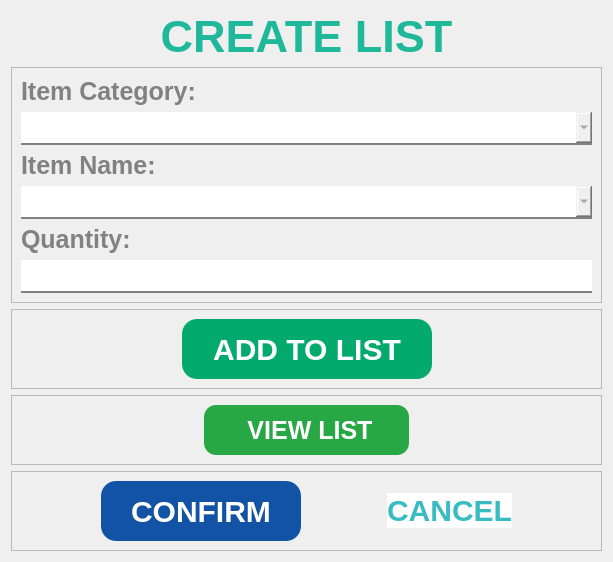
     <widget class="QWidget" name="page_5">
      <layout class="QVBoxLayout" name="verticalLayout_4">
       <item>
        <widget class="QLabel" name="label_10">
         <property name="minimumSize">
          <size>
           <width>0</width>
           <height>50</height>
          </size>
         </property>
         <property name="maximumSize">
          <size>
           <width>16777215</width>
           <height>50</height>
          </size>
         </property>
         <property name="styleSheet">
          <string notr="true">font-family: Segoe UI;
font-weight: bold;
color: #1FB89B;
font-size: 45px;
border-color: white;</string>
         </property>
         <property name="text">
          <string>CREATE LIST</string>
         </property>
         <property name="alignment">
          <set>Qt::AlignCenter</set>
         </property>
        </widget>
       </item>
       <item>
        <widget class="QFrame" name="frame_13">
         <property name="frameShape">
          <enum>QFrame::StyledPanel</enum>
         </property>
         <property name="frameShadow">
          <enum>QFrame::Raised</enum>
         </property>
         <layout class="QVBoxLayout" name="verticalLayout_9">
          <item>
           <widget class="QLabel" name="label_20">
            <property name="maximumSize">
             <size>
              <width>16777215</width>
              <height>50</height>
             </size>
            </property>
            <property name="styleSheet">
             <string notr="true">font-family: Segoe UI;
				font-weight: bold;
				color: #818181;
				font-size: 25px;

border-radius: 0px;
border-color: white;
border-width: 0px;</string>
            </property>
            <property name="text">
             <string>Item Category:</string>
            </property>
           </widget>
          </item>
          <item>
           <widget class="QComboBox" name="add_list_categoryBox">
            <property name="cursor">
             <cursorShape>PointingHandCursor</cursorShape>
            </property>
            <property name="styleSheet">
             <string notr="true">QComboBox {
				font-family: Segoe UI;
				font-weight: bold;
				color: #818181;
				font-size: 25px;
                border: none;
                border-bottom: 2px solid #818181;
            }

QComboBox::hover{
color: #565656;
border-bottom: 2px solid #565656;
}

</string>
            </property>
           </widget>
          </item>
          <item>
           <widget class="QLabel" name="label_21">
            <property name="maximumSize">
             <size>
              <width>16777215</width>
              <height>50</height>
             </size>
            </property>
            <property name="styleSheet">
             <string notr="true">font-family: Segoe UI;
				font-weight: bold;
				color: #818181;
				font-size: 25px;

border-radius: 0px;
border-color: white;
border-width: 0px;</string>
            </property>
            <property name="text">
             <string>Item Name:</string>
            </property>
           </widget>
          </item>
          <item>
           <widget class="QComboBox" name="add_list_itemBox">
            <property name="cursor">
             <cursorShape>PointingHandCursor</cursorShape>
            </property>
            <property name="styleSheet">
             <string notr="true">QComboBox {
				font-family: Segoe UI;
				font-weight: bold;
				color: #818181;
				font-size: 25px;
                border: none;
                border-bottom: 2px solid #818181;
            }

QComboBox::hover{
color: #565656;
border-bottom: 2px solid #565656;
}

</string>
            </property>
           </widget>
          </item>
          <item>
           <widget class="QLabel" name="label_62">
            <property name="styleSheet">
             <string notr="true">font-family: Segoe UI;
				font-weight: bold;
				color: #818181;
				font-size: 25px;

border-radius: 0px;
border-color: white;
border-width: 0px;</string>
            </property>
            <property name="text">
             <string>Quantity:</string>
            </property>
           </widget>
          </item>
          <item>
           <widget class="QLineEdit" name="add_quantityBox">
            <property name="styleSheet">
             <string notr="true">QLineEdit {
				font-family: Segoe UI;
				font-weight: bold;
				color: #818181;
				font-size: 25px;
                border: none;
                border-bottom: 2px solid #818181;
            }

QLineEdit::hover{
color: #565656;
border-bottom: 2px solid #565656;
}

</string>
            </property>
           </widget>
          </item>
         </layout>
        </widget>
       </item>
       <item>
        <widget class="QFrame" name="frame_9">
         <property name="maximumSize">
          <size>
           <width>16777215</width>
           <height>80</height>
          </size>
         </property>
         <property name="frameShape">
          <enum>QFrame::StyledPanel</enum>
         </property>
         <property name="frameShadow">
          <enum>QFrame::Raised</enum>
         </property>
         <layout class="QHBoxLayout" name="horizontalLayout_6">
          <item>
           <spacer name="horizontalSpacer_10">
            <property name="orientation">
             <enum>Qt::Horizontal</enum>
            </property>
            <property name="sizeHint" stdset="0">
             <size>
              <width>151</width>
              <height>20</height>
             </size>
            </property>
           </spacer>
          </item>
          <item>
           <widget class="QPushButton" name="add_list_btn">
            <property name="minimumSize">
             <size>
              <width>250</width>
              <height>60</height>
             </size>
            </property>
            <property name="cursor">
             <cursorShape>PointingHandCursor</cursorShape>
            </property>
            <property name="styleSheet">
             <string notr="true">QPushButton{
background-color: #04AA6D;
color: white;
font-family: Segoe UI;
font-weight: bold;
font-size: 30px;
border-radius: 15px;
}

QPushButton::hover{
text-decoration: underline;
background-color: #026641;
}</string>
            </property>
            <property name="text">
             <string>ADD TO LIST</string>
            </property>
           </widget>
          </item>
          <item>
           <spacer name="horizontalSpacer_11">
            <property name="orientation">
             <enum>Qt::Horizontal</enum>
            </property>
            <property name="sizeHint" stdset="0">
             <size>
              <width>150</width>
              <height>20</height>
             </size>
            </property>
           </spacer>
          </item>
         </layout>
        </widget>
       </item>
       <item>
        <widget class="QFrame" name="frame_15">
         <property name="frameShape">
          <enum>QFrame::StyledPanel</enum>
         </property>
         <property name="frameShadow">
          <enum>QFrame::Raised</enum>
         </property>
         <layout class="QHBoxLayout" name="horizontalLayout_10">
          <item>
           <spacer name="horizontalSpacer_21">
            <property name="orientation">
             <enum>Qt::Horizontal</enum>
            </property>
            <property name="sizeHint" stdset="0">
             <size>
              <width>183</width>
              <height>20</height>
             </size>
            </property>
           </spacer>
          </item>
          <item>
           <widget class="QPushButton" name="check_list_btn">
            <property name="minimumSize">
             <size>
              <width>205</width>
              <height>50</height>
             </size>
            </property>
            <property name="cursor">
             <cursorShape>PointingHandCursor</cursorShape>
            </property>
            <property name="styleSheet">
             <string notr="true">QPushButton{
background-color: #28a745;
color: white;
font-family: Segoe UI;
font-weight: bold;
font-size: 25px;
border-radius: 12px;
}

QPushButton::hover{
text-decoration: underline;
background-color: #218838;
}</string>
            </property>
            <property name="text">
             <string> VIEW LIST</string>
            </property>
            <property name="icon">
             <iconset>
              <normaloff>images/ICON_VIEW.png</normaloff>images/ICON_VIEW.png</iconset>
            </property>
            <property name="iconSize">
             <size>
              <width>25</width>
              <height>25</height>
             </size>
            </property>
           </widget>
          </item>
          <item>
           <spacer name="horizontalSpacer_22">
            <property name="orientation">
             <enum>Qt::Horizontal</enum>
            </property>
            <property name="sizeHint" stdset="0">
             <size>
              <width>183</width>
              <height>20</height>
             </size>
            </property>
           </spacer>
          </item>
         </layout>
        </widget>
       </item>
       <item>
        <widget class="QFrame" name="frame_14">
         <property name="maximumSize">
          <size>
           <width>16777215</width>
           <height>100</height>
          </size>
         </property>
         <property name="frameShape">
          <enum>QFrame::StyledPanel</enum>
         </property>
         <property name="frameShadow">
          <enum>QFrame::Raised</enum>
         </property>
         <layout class="QHBoxLayout" name="horizontalLayout_9">
          <item>
           <spacer name="horizontalSpacer_18">
            <property name="orientation">
             <enum>Qt::Horizontal</enum>
            </property>
            <property name="sizeHint" stdset="0">
             <size>
              <width>40</width>
              <height>20</height>
             </size>
            </property>
           </spacer>
          </item>
          <item>
           <widget class="QPushButton" name="add_list_confirm_btn">
            <property name="minimumSize">
             <size>
              <width>200</width>
              <height>60</height>
             </size>
            </property>
            <property name="cursor">
             <cursorShape>PointingHandCursor</cursorShape>
            </property>
            <property name="styleSheet">
             <string notr="true">QPushButton{
background-color: #1353A5;
color: white;
font-family: Segoe UI;
font-weight: bold;
font-size: 30px;
border-radius: 15px;
}

QPushButton::hover{
text-decoration: underline;
background-color: #0B3163;
}</string>
            </property>
            <property name="text">
             <string>CONFIRM</string>
            </property>
           </widget>
          </item>
          <item>
           <spacer name="horizontalSpacer_19">
            <property name="orientation">
             <enum>Qt::Horizontal</enum>
            </property>
            <property name="sizeHint" stdset="0">
             <size>
              <width>40</width>
              <height>20</height>
             </size>
            </property>
           </spacer>
          </item>
          <item>
           <widget class="QPushButton" name="add_list_cancel_btn">
            <property name="cursor">
             <cursorShape>PointingHandCursor</cursorShape>
            </property>
            <property name="styleSheet">
             <string notr="true">QPushButton{
background-color: white;
color: #38BCC2;
font-family: Segoe UI;
font-weight: bold;
font-size: 30px;
border-style: none;
}

QPushButton::hover{
text-decoration: underline;
color: #217074;
}</string>
            </property>
            <property name="text">
             <string>CANCEL</string>
            </property>
           </widget>
          </item>
          <item>
           <spacer name="horizontalSpacer_20">
            <property name="orientation">
             <enum>Qt::Horizontal</enum>
            </property>
            <property name="sizeHint" stdset="0">
             <size>
              <width>40</width>
              <height>20</height>
             </size>
            </property>
           </spacer>
          </item>
         </layout>
        </widget>
       </item>
      </layout>
     </widget>
